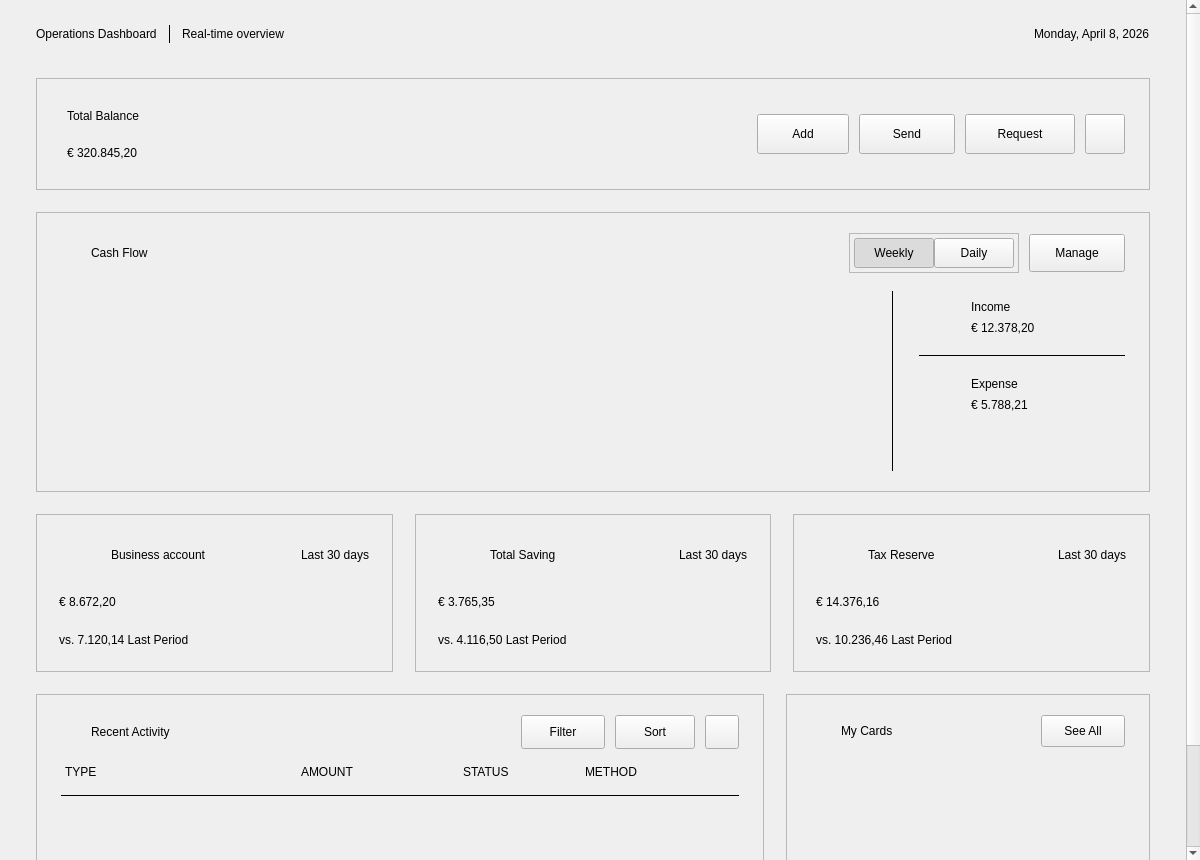
<?xml version='1.0' encoding='utf-8'?>
<ui version="4.0">
 <class>DashboardComponent</class>
 <widget class="QCustomComponent" name="DashboardComponent">
  <property name="geometry">
   <rect><x>0</x><y>0</y><width>1200</width><height>860</height></rect>
  </property>
  <layout class="QVBoxLayout" name="dashOuter">
   <property name="spacing"><number>0</number></property>
   <property name="leftMargin"><number>0</number></property>
   <property name="topMargin"><number>0</number></property>
   <property name="rightMargin"><number>0</number></property>
   <property name="bottomMargin"><number>0</number></property>
   <item>
    <widget class="QScrollArea" name="dashScroll">
     <property name="widgetResizable"><bool>true</bool></property>
     <property name="frameShape"><enum>QFrame::NoFrame</enum></property>
     <property name="horizontalScrollBarPolicy"><enum>Qt::ScrollBarAlwaysOff</enum></property>
     <widget class="QWidget" name="dashScrollContents">
      <property name="geometry"><rect><x>0</x><y>0</y><width>1200</width><height>900</height></rect></property>
      <layout class="QVBoxLayout" name="dashBody">
       <property name="spacing"><number>0</number></property>
       <property name="leftMargin"><number>0</number></property>
       <property name="topMargin"><number>0</number></property>
       <property name="rightMargin"><number>0</number></property>
       <property name="bottomMargin"><number>0</number></property>

       
       <item>
        <widget class="QWidget" name="topBar" native="true">
         <layout class="QHBoxLayout" name="topBarLayout">
          <property name="spacing"><number>12</number></property>
          <property name="leftMargin"><number>36</number></property>
          <property name="topMargin"><number>24</number></property>
          <property name="rightMargin"><number>36</number></property>
          <property name="bottomMargin"><number>16</number></property>
          <item><widget class="QLabel" name="crumbActive"><property name="text"><string>Operations Dashboard</string></property><property name="role" stdset="0"><string>crumbActive</string></property></widget></item>
          <item><widget class="QLabel" name="crumbSep"><property name="minimumSize"><size><width>1</width><height>18</height></size></property><property name="maximumSize"><size><width>1</width><height>18</height></size></property><property name="frameShape"><enum>QFrame::VLine</enum></property><property name="text"><string /></property><property name="role" stdset="0"><string>crumbSep</string></property></widget></item>
          <item><widget class="QLabel" name="crumbHello"><property name="text"><string>Real-time overview</string></property><property name="role" stdset="0"><string>crumbHello</string></property></widget></item>
          <item><spacer name="topBarSpacer"><property name="orientation"><enum>Qt::Horizontal</enum></property><property name="sizeHint" stdset="0"><size><width>40</width><height>20</height></size></property></spacer></item>
          <item><widget class="QLabel" name="clockLabel"><property name="text"><string>Monday, April 8, 2026</string></property><property name="role" stdset="0"><string>clock</string></property></widget></item>
         </layout>
        </widget>
       </item>

       
       <item>
        <widget class="QWidget" name="pageBody" native="true">
         <property name="sizePolicy"><sizepolicy hsizetype="Preferred" vsizetype="Expanding"><horstretch>0</horstretch><verstretch>1</verstretch></sizepolicy></property>
         <property name="role" stdset="0"><string>pageBand</string></property>
         <layout class="QVBoxLayout" name="pageBodyLayout">
          <property name="spacing"><number>22</number></property>
          <property name="leftMargin"><number>36</number></property>
          <property name="topMargin"><number>18</number></property>
          <property name="rightMargin"><number>36</number></property>
          <property name="bottomMargin"><number>34</number></property>

          
          <item>
           <widget class="QFrame" name="banner">
            <property name="minimumSize"><size><width>0</width><height>112</height></size></property>
            <property name="frameShape"><enum>QFrame::StyledPanel</enum></property>
            <property name="role" stdset="0"><string>banner</string></property>
            <layout class="QHBoxLayout" name="bannerLayout">
             <property name="spacing"><number>16</number></property>
             <property name="leftMargin"><number>30</number></property>
             <property name="topMargin"><number>22</number></property>
             <property name="rightMargin"><number>24</number></property>
             <property name="bottomMargin"><number>22</number></property>
             <item>
              <layout class="QVBoxLayout" name="bannerTextCol">
               <property name="spacing"><number>8</number></property>
               <item><widget class="QLabel" name="bannerTitle"><property name="text"><string>Total Balance</string></property><property name="role" stdset="0"><string>bannerTitle</string></property></widget></item>
               <item>
                <layout class="QHBoxLayout" name="bannerValueRow">
                 <property name="spacing"><number>14</number></property>
                 <item><widget class="QLabel" name="bannerValue"><property name="text"><string>€ 320.845,20</string></property><property name="role" stdset="0"><string>bannerValue</string></property></widget></item>
                 <item>
                  <widget class="QWidget" name="bannerDelta" native="true">
                   <layout class="QHBoxLayout" name="bannerDeltaLayout"><property name="spacing"><number>4</number></property><property name="leftMargin"><number>0</number></property><property name="topMargin"><number>0</number></property><property name="rightMargin"><number>0</number></property><property name="bottomMargin"><number>0</number></property></layout>
                  </widget>
                 </item>
                 <item><spacer name="bannerValueSpacer"><property name="orientation"><enum>Qt::Horizontal</enum></property><property name="sizeHint" stdset="0"><size><width>10</width><height>10</height></size></property></spacer></item>
                </layout>
               </item>
              </layout>
             </item>
             <item><spacer name="bannerSpacer"><property name="orientation"><enum>Qt::Horizontal</enum></property><property name="sizeHint" stdset="0"><size><width>40</width><height>20</height></size></property></spacer></item>
             <item>
              <layout class="QHBoxLayout" name="bannerActions">
               <property name="spacing"><number>10</number></property>
               <item><widget class="QPushButton" name="addBtn"><property name="minimumSize"><size><width>92</width><height>40</height></size></property><property name="cursor"><cursorShape>PointingHandCursor</cursorShape></property><property name="text"><string>Add</string></property><property name="role" stdset="0"><string>bannerPrimary</string></property></widget></item>
               <item><widget class="QPushButton" name="sendBtn"><property name="minimumSize"><size><width>96</width><height>40</height></size></property><property name="cursor"><cursorShape>PointingHandCursor</cursorShape></property><property name="text"><string>Send</string></property><property name="role" stdset="0"><string>bannerGhost</string></property></widget></item>
               <item><widget class="QPushButton" name="requestBtn"><property name="minimumSize"><size><width>110</width><height>40</height></size></property><property name="cursor"><cursorShape>PointingHandCursor</cursorShape></property><property name="text"><string>Request</string></property><property name="role" stdset="0"><string>bannerGhost</string></property></widget></item>
               <item><widget class="QPushButton" name="moreBtn"><property name="minimumSize"><size><width>40</width><height>40</height></size></property><property name="maximumSize"><size><width>40</width><height>40</height></size></property><property name="cursor"><cursorShape>PointingHandCursor</cursorShape></property><property name="text"><string /></property><property name="role" stdset="0"><string>bannerGhost</string></property></widget></item>
              </layout>
             </item>
            </layout>
           </widget>
          </item>

          
          <item>
           <widget class="QFrame" name="cashCard">
            <property name="minimumSize"><size><width>0</width><height>280</height></size></property>
            <property name="frameShape"><enum>QFrame::StyledPanel</enum></property>
            <property name="role" stdset="0"><string>card</string></property>
            <layout class="QVBoxLayout" name="cashCardLayout">
             <property name="spacing"><number>18</number></property>
             <property name="leftMargin"><number>24</number></property>
             <property name="topMargin"><number>20</number></property>
             <property name="rightMargin"><number>24</number></property>
             <property name="bottomMargin"><number>20</number></property>
             <item>
              <layout class="QHBoxLayout" name="cashHead">
               <property name="spacing"><number>10</number></property>
               <item><widget class="QLabel" name="cashIcon"><property name="minimumSize"><size><width>20</width><height>20</height></size></property><property name="maximumSize"><size><width>20</width><height>20</height></size></property><property name="text"><string /></property></widget></item>
               <item><widget class="QLabel" name="cashTitle"><property name="text"><string>Cash Flow</string></property><property name="role" stdset="0"><string>panelTitle</string></property></widget></item>
               <item><spacer name="cashHeadSpacer"><property name="orientation"><enum>Qt::Horizontal</enum></property><property name="sizeHint" stdset="0"><size><width>40</width><height>20</height></size></property></spacer></item>
               <item>
                <widget class="QFrame" name="cashSeg">
                 <property name="frameShape"><enum>QFrame::StyledPanel</enum></property>
                 <property name="role" stdset="0"><string>segment</string></property>
                 <layout class="QHBoxLayout" name="cashSegLayout">
                  <property name="spacing"><number>0</number></property>
                  <property name="leftMargin"><number>4</number></property>
                  <property name="topMargin"><number>4</number></property>
                  <property name="rightMargin"><number>4</number></property>
                  <property name="bottomMargin"><number>4</number></property>
                  <item><widget class="QPushButton" name="weeklyBtn"><property name="minimumSize"><size><width>72</width><height>30</height></size></property><property name="cursor"><cursorShape>PointingHandCursor</cursorShape></property><property name="checkable"><bool>true</bool></property><property name="autoExclusive"><bool>true</bool></property><property name="checked"><bool>true</bool></property><property name="text"><string>Weekly</string></property><property name="role" stdset="0"><string>segBtn</string></property></widget></item>
                  <item><widget class="QPushButton" name="dailyBtn"><property name="minimumSize"><size><width>64</width><height>30</height></size></property><property name="cursor"><cursorShape>PointingHandCursor</cursorShape></property><property name="checkable"><bool>true</bool></property><property name="autoExclusive"><bool>true</bool></property><property name="text"><string>Daily</string></property><property name="role" stdset="0"><string>segBtn</string></property></widget></item>
                 </layout>
                </widget>
               </item>
               <item><widget class="QPushButton" name="manageBtn"><property name="minimumSize"><size><width>96</width><height>38</height></size></property><property name="cursor"><cursorShape>PointingHandCursor</cursorShape></property><property name="text"><string>Manage</string></property><property name="role" stdset="0"><string>outline</string></property></widget></item>
              </layout>
             </item>
             <item>
              <layout class="QHBoxLayout" name="cashBody" stretch="1,0,0">
               <property name="spacing"><number>22</number></property>
               <item>
                <widget class="QCustomDivergingBarChart" name="cashChart">
                 <property name="minimumSize"><size><width>0</width><height>200</height></size></property>
                 <property name="barWidth" stdset="0"><number>14</number></property>
                 <property name="cornerRadius" stdset="0"><number>3</number></property>
                 <property name="zeroGap" stdset="0"><number>10</number></property>
                 <property name="axisSuffix" stdset="0"><string>K</string></property>
                </widget>
               </item>
               <item><widget class="QFrame" name="cashDivider"><property name="minimumSize"><size><width>1</width><height>0</height></size></property><property name="maximumSize"><size><width>1</width><height>16777215</height></size></property><property name="frameShape"><enum>QFrame::VLine</enum></property><property name="role" stdset="0"><string>vdivider</string></property></widget></item>
               <item>
                <widget class="QWidget" name="cashSide" native="true">
                 <property name="minimumSize"><size><width>210</width><height>0</height></size></property>
                 <property name="maximumSize"><size><width>230</width><height>16777215</height></size></property>
                 <layout class="QVBoxLayout" name="cashSideLayout">
                  <property name="spacing"><number>18</number></property>
                  <property name="leftMargin"><number>4</number></property>
                  <property name="topMargin"><number>6</number></property>
                  <property name="rightMargin"><number>0</number></property>
                  <property name="bottomMargin"><number>6</number></property>
                  <item>
                   <layout class="QHBoxLayout" name="incHead"><property name="spacing"><number>12</number></property>
                    <item><widget class="QLabel" name="incIcon"><property name="minimumSize"><size><width>40</width><height>40</height></size></property><property name="maximumSize"><size><width>40</width><height>40</height></size></property><property name="alignment"><set>Qt::AlignCenter</set></property><property name="text"><string /></property><property name="role" stdset="0"><string>sideIcon</string></property></widget></item>
                    <item>
                     <layout class="QVBoxLayout" name="incCol"><property name="spacing"><number>3</number></property>
                      <item><widget class="QLabel" name="incLabel"><property name="text"><string>Income</string></property><property name="role" stdset="0"><string>statLabel</string></property></widget></item>
                      <item><widget class="QLabel" name="incValue"><property name="text"><string>€ 12.378,20</string></property><property name="role" stdset="0"><string>sideValue</string></property></widget></item>
                     </layout>
                    </item>
                    <item><spacer name="incSpacer"><property name="orientation"><enum>Qt::Horizontal</enum></property><property name="sizeHint" stdset="0"><size><width>8</width><height>10</height></size></property></spacer></item>
                    <item><widget class="QWidget" name="incDelta" native="true"><layout class="QHBoxLayout" name="incDeltaLayout"><property name="spacing"><number>3</number></property><property name="leftMargin"><number>0</number></property><property name="topMargin"><number>0</number></property><property name="rightMargin"><number>0</number></property><property name="bottomMargin"><number>0</number></property></layout></widget></item>
                   </layout>
                  </item>
                  <item><widget class="QFrame" name="sideDivider"><property name="minimumSize"><size><width>0</width><height>1</height></size></property><property name="maximumSize"><size><width>16777215</width><height>1</height></size></property><property name="frameShape"><enum>QFrame::HLine</enum></property><property name="role" stdset="0"><string>hdivider</string></property></widget></item>
                  <item>
                   <layout class="QHBoxLayout" name="expHead"><property name="spacing"><number>12</number></property>
                    <item><widget class="QLabel" name="expIcon"><property name="minimumSize"><size><width>40</width><height>40</height></size></property><property name="maximumSize"><size><width>40</width><height>40</height></size></property><property name="alignment"><set>Qt::AlignCenter</set></property><property name="text"><string /></property><property name="role" stdset="0"><string>sideIcon</string></property></widget></item>
                    <item>
                     <layout class="QVBoxLayout" name="expCol"><property name="spacing"><number>3</number></property>
                      <item><widget class="QLabel" name="expLabel"><property name="text"><string>Expense</string></property><property name="role" stdset="0"><string>statLabel</string></property></widget></item>
                      <item><widget class="QLabel" name="expValue"><property name="text"><string>€ 5.788,21</string></property><property name="role" stdset="0"><string>sideValue</string></property></widget></item>
                     </layout>
                    </item>
                    <item><spacer name="expSpacer"><property name="orientation"><enum>Qt::Horizontal</enum></property><property name="sizeHint" stdset="0"><size><width>8</width><height>10</height></size></property></spacer></item>
                    <item><widget class="QWidget" name="expDelta" native="true"><layout class="QHBoxLayout" name="expDeltaLayout"><property name="spacing"><number>3</number></property><property name="leftMargin"><number>0</number></property><property name="topMargin"><number>0</number></property><property name="rightMargin"><number>0</number></property><property name="bottomMargin"><number>0</number></property></layout></widget></item>
                   </layout>
                  </item>
                  <item><spacer name="cashSideBottom"><property name="orientation"><enum>Qt::Vertical</enum></property><property name="sizeHint" stdset="0"><size><width>10</width><height>20</height></size></property></spacer></item>
                 </layout>
                </widget>
               </item>
              </layout>
             </item>
            </layout>
           </widget>
          </item>

          
          <item>
           <layout class="QHBoxLayout" name="kpiRow">
            <property name="spacing"><number>22</number></property>
            <item>
             <widget class="QFrame" name="kpiCard0">
              <property name="minimumSize"><size><width>0</width><height>158</height></size></property>
              <property name="frameShape"><enum>QFrame::StyledPanel</enum></property>
              <property name="role" stdset="0"><string>card</string></property>
              <layout class="QVBoxLayout" name="kpi0Layout"><property name="spacing"><number>16</number></property><property name="leftMargin"><number>22</number></property><property name="topMargin"><number>20</number></property><property name="rightMargin"><number>22</number></property><property name="bottomMargin"><number>20</number></property>
               <item>
                <layout class="QHBoxLayout" name="kpi0Head"><property name="spacing"><number>12</number></property>
                 <item><widget class="QLabel" name="kpiIcon0"><property name="minimumSize"><size><width>40</width><height>40</height></size></property><property name="maximumSize"><size><width>40</width><height>40</height></size></property><property name="alignment"><set>Qt::AlignCenter</set></property><property name="text"><string /></property><property name="role" stdset="0"><string>sideIcon</string></property></widget></item>
                 <item><widget class="QLabel" name="kpiTitle0"><property name="text"><string>Business account</string></property><property name="role" stdset="0"><string>kpiTitle</string></property></widget></item>
                 <item><spacer name="kpi0Sp"><property name="orientation"><enum>Qt::Horizontal</enum></property><property name="sizeHint" stdset="0"><size><width>20</width><height>10</height></size></property></spacer></item>
                 <item><widget class="QLabel" name="kpiPeriod0"><property name="text"><string>Last 30 days</string></property><property name="role" stdset="0"><string>kpiPeriod</string></property></widget></item>
                </layout>
               </item>
               <item>
                <layout class="QHBoxLayout" name="kpi0ValRow"><property name="spacing"><number>12</number></property>
                 <item><widget class="QLabel" name="kpiValue0"><property name="text"><string>€ 8.672,20</string></property><property name="role" stdset="0"><string>kpiValue</string></property></widget></item>
                 <item><widget class="QWidget" name="kpiDelta0" native="true"><layout class="QHBoxLayout" name="kpiDelta0Layout"><property name="spacing"><number>3</number></property><property name="leftMargin"><number>0</number></property><property name="topMargin"><number>0</number></property><property name="rightMargin"><number>0</number></property><property name="bottomMargin"><number>0</number></property></layout></widget></item>
                 <item><spacer name="kpi0ValSp"><property name="orientation"><enum>Qt::Horizontal</enum></property><property name="sizeHint" stdset="0"><size><width>10</width><height>10</height></size></property></spacer></item>
                </layout>
               </item>
               <item><widget class="QLabel" name="kpiSub0"><property name="text"><string>vs. 7.120,14 Last Period</string></property><property name="role" stdset="0"><string>kpiSub</string></property></widget></item>
              </layout>
             </widget>
            </item>
            <item>
             <widget class="QFrame" name="kpiCard1">
              <property name="minimumSize"><size><width>0</width><height>158</height></size></property>
              <property name="frameShape"><enum>QFrame::StyledPanel</enum></property>
              <property name="role" stdset="0"><string>card</string></property>
              <layout class="QVBoxLayout" name="kpi1Layout"><property name="spacing"><number>16</number></property><property name="leftMargin"><number>22</number></property><property name="topMargin"><number>20</number></property><property name="rightMargin"><number>22</number></property><property name="bottomMargin"><number>20</number></property>
               <item>
                <layout class="QHBoxLayout" name="kpi1Head"><property name="spacing"><number>12</number></property>
                 <item><widget class="QLabel" name="kpiIcon1"><property name="minimumSize"><size><width>40</width><height>40</height></size></property><property name="maximumSize"><size><width>40</width><height>40</height></size></property><property name="alignment"><set>Qt::AlignCenter</set></property><property name="text"><string /></property><property name="role" stdset="0"><string>sideIcon</string></property></widget></item>
                 <item><widget class="QLabel" name="kpiTitle1"><property name="text"><string>Total Saving</string></property><property name="role" stdset="0"><string>kpiTitle</string></property></widget></item>
                 <item><spacer name="kpi1Sp"><property name="orientation"><enum>Qt::Horizontal</enum></property><property name="sizeHint" stdset="0"><size><width>20</width><height>10</height></size></property></spacer></item>
                 <item><widget class="QLabel" name="kpiPeriod1"><property name="text"><string>Last 30 days</string></property><property name="role" stdset="0"><string>kpiPeriod</string></property></widget></item>
                </layout>
               </item>
               <item>
                <layout class="QHBoxLayout" name="kpi1ValRow"><property name="spacing"><number>12</number></property>
                 <item><widget class="QLabel" name="kpiValue1"><property name="text"><string>€ 3.765,35</string></property><property name="role" stdset="0"><string>kpiValue</string></property></widget></item>
                 <item><widget class="QWidget" name="kpiDelta1" native="true"><layout class="QHBoxLayout" name="kpiDelta1Layout"><property name="spacing"><number>3</number></property><property name="leftMargin"><number>0</number></property><property name="topMargin"><number>0</number></property><property name="rightMargin"><number>0</number></property><property name="bottomMargin"><number>0</number></property></layout></widget></item>
                 <item><spacer name="kpi1ValSp"><property name="orientation"><enum>Qt::Horizontal</enum></property><property name="sizeHint" stdset="0"><size><width>10</width><height>10</height></size></property></spacer></item>
                </layout>
               </item>
               <item><widget class="QLabel" name="kpiSub1"><property name="text"><string>vs. 4.116,50 Last Period</string></property><property name="role" stdset="0"><string>kpiSub</string></property></widget></item>
              </layout>
             </widget>
            </item>
            <item>
             <widget class="QFrame" name="kpiCard2">
              <property name="minimumSize"><size><width>0</width><height>158</height></size></property>
              <property name="frameShape"><enum>QFrame::StyledPanel</enum></property>
              <property name="role" stdset="0"><string>card</string></property>
              <layout class="QVBoxLayout" name="kpi2Layout"><property name="spacing"><number>16</number></property><property name="leftMargin"><number>22</number></property><property name="topMargin"><number>20</number></property><property name="rightMargin"><number>22</number></property><property name="bottomMargin"><number>20</number></property>
               <item>
                <layout class="QHBoxLayout" name="kpi2Head"><property name="spacing"><number>12</number></property>
                 <item><widget class="QLabel" name="kpiIcon2"><property name="minimumSize"><size><width>40</width><height>40</height></size></property><property name="maximumSize"><size><width>40</width><height>40</height></size></property><property name="alignment"><set>Qt::AlignCenter</set></property><property name="text"><string /></property><property name="role" stdset="0"><string>sideIcon</string></property></widget></item>
                 <item><widget class="QLabel" name="kpiTitle2"><property name="text"><string>Tax Reserve</string></property><property name="role" stdset="0"><string>kpiTitle</string></property></widget></item>
                 <item><spacer name="kpi2Sp"><property name="orientation"><enum>Qt::Horizontal</enum></property><property name="sizeHint" stdset="0"><size><width>20</width><height>10</height></size></property></spacer></item>
                 <item><widget class="QLabel" name="kpiPeriod2"><property name="text"><string>Last 30 days</string></property><property name="role" stdset="0"><string>kpiPeriod</string></property></widget></item>
                </layout>
               </item>
               <item>
                <layout class="QHBoxLayout" name="kpi2ValRow"><property name="spacing"><number>12</number></property>
                 <item><widget class="QLabel" name="kpiValue2"><property name="text"><string>€ 14.376,16</string></property><property name="role" stdset="0"><string>kpiValue</string></property></widget></item>
                 <item><widget class="QWidget" name="kpiDelta2" native="true"><layout class="QHBoxLayout" name="kpiDelta2Layout"><property name="spacing"><number>3</number></property><property name="leftMargin"><number>0</number></property><property name="topMargin"><number>0</number></property><property name="rightMargin"><number>0</number></property><property name="bottomMargin"><number>0</number></property></layout></widget></item>
                 <item><spacer name="kpi2ValSp"><property name="orientation"><enum>Qt::Horizontal</enum></property><property name="sizeHint" stdset="0"><size><width>10</width><height>10</height></size></property></spacer></item>
                </layout>
               </item>
               <item><widget class="QLabel" name="kpiSub2"><property name="text"><string>vs. 10.236,46 Last Period</string></property><property name="role" stdset="0"><string>kpiSub</string></property></widget></item>
              </layout>
             </widget>
            </item>
           </layout>
          </item>

          
          <item>
           <layout class="QHBoxLayout" name="bottomRow" stretch="2,1">
            <property name="spacing"><number>22</number></property>
            
            <item>
             <widget class="QFrame" name="activityCard">
              <property name="minimumSize"><size><width>0</width><height>250</height></size></property>
              <property name="frameShape"><enum>QFrame::StyledPanel</enum></property>
              <property name="role" stdset="0"><string>card</string></property>
              <layout class="QVBoxLayout" name="activityLayout"><property name="spacing"><number>14</number></property><property name="leftMargin"><number>24</number></property><property name="topMargin"><number>20</number></property><property name="rightMargin"><number>24</number></property><property name="bottomMargin"><number>20</number></property>
               <item>
                <layout class="QHBoxLayout" name="activityHead"><property name="spacing"><number>10</number></property>
                 <item><widget class="QLabel" name="activityIcon"><property name="minimumSize"><size><width>20</width><height>20</height></size></property><property name="maximumSize"><size><width>20</width><height>20</height></size></property><property name="text"><string /></property></widget></item>
                 <item><widget class="QLabel" name="activityTitle"><property name="text"><string>Recent Activity</string></property><property name="role" stdset="0"><string>panelTitle</string></property></widget></item>
                 <item><spacer name="activityHeadSp"><property name="orientation"><enum>Qt::Horizontal</enum></property><property name="sizeHint" stdset="0"><size><width>40</width><height>20</height></size></property></spacer></item>
                 <item><widget class="QPushButton" name="filterBtn"><property name="minimumSize"><size><width>84</width><height>34</height></size></property><property name="cursor"><cursorShape>PointingHandCursor</cursorShape></property><property name="text"><string>Filter</string></property><property name="role" stdset="0"><string>outline</string></property></widget></item>
                 <item><widget class="QPushButton" name="sortBtn"><property name="minimumSize"><size><width>78</width><height>34</height></size></property><property name="cursor"><cursorShape>PointingHandCursor</cursorShape></property><property name="text"><string>Sort</string></property><property name="role" stdset="0"><string>outline</string></property></widget></item>
                 <item><widget class="QPushButton" name="activityMore"><property name="minimumSize"><size><width>34</width><height>34</height></size></property><property name="maximumSize"><size><width>34</width><height>34</height></size></property><property name="cursor"><cursorShape>PointingHandCursor</cursorShape></property><property name="text"><string /></property><property name="role" stdset="0"><string>outline</string></property></widget></item>
                </layout>
               </item>
               
               <item>
                <widget class="QWidget" name="tableHeader" native="true">
                 <layout class="QHBoxLayout" name="tableHeaderLayout"><property name="spacing"><number>12</number></property><property name="leftMargin"><number>4</number></property><property name="topMargin"><number>2</number></property><property name="rightMargin"><number>4</number></property><property name="bottomMargin"><number>2</number></property>
                  <item><widget class="QLabel" name="colType"><property name="text"><string>TYPE</string></property><property name="role" stdset="0"><string>colHead</string></property></widget></item>
                  <item><spacer name="colSp1"><property name="orientation"><enum>Qt::Horizontal</enum></property><property name="sizeHint" stdset="0"><size><width>40</width><height>10</height></size></property></spacer></item>
                  <item><widget class="QLabel" name="colAmount"><property name="minimumSize"><size><width>150</width><height>0</height></size></property><property name="text"><string>AMOUNT</string></property><property name="role" stdset="0"><string>colHead</string></property></widget></item>
                  <item><widget class="QLabel" name="colStatus"><property name="minimumSize"><size><width>110</width><height>0</height></size></property><property name="text"><string>STATUS</string></property><property name="role" stdset="0"><string>colHead</string></property></widget></item>
                  <item><widget class="QLabel" name="colMethod"><property name="minimumSize"><size><width>150</width><height>0</height></size></property><property name="text"><string>METHOD</string></property><property name="role" stdset="0"><string>colHead</string></property></widget></item>
                 </layout>
                </widget>
               </item>
               <item><widget class="QFrame" name="tableRule"><property name="minimumSize"><size><width>0</width><height>1</height></size></property><property name="maximumSize"><size><width>16777215</width><height>1</height></size></property><property name="frameShape"><enum>QFrame::HLine</enum></property><property name="role" stdset="0"><string>hdivider</string></property></widget></item>
               
               <item>
                <widget class="QWidget" name="activityBody" native="true">
                 <layout class="QVBoxLayout" name="activityBodyLayout"><property name="spacing"><number>6</number></property><property name="leftMargin"><number>0</number></property><property name="topMargin"><number>2</number></property><property name="rightMargin"><number>0</number></property><property name="bottomMargin"><number>0</number></property></layout>
                </widget>
               </item>
               <item><spacer name="activityBottom"><property name="orientation"><enum>Qt::Vertical</enum></property><property name="sizeHint" stdset="0"><size><width>10</width><height>10</height></size></property></spacer></item>
              </layout>
             </widget>
            </item>
            
            <item>
             <widget class="QFrame" name="cardsCard">
              <property name="minimumSize"><size><width>0</width><height>250</height></size></property>
              <property name="frameShape"><enum>QFrame::StyledPanel</enum></property>
              <property name="role" stdset="0"><string>card</string></property>
              <layout class="QVBoxLayout" name="cardsCardLayout"><property name="spacing"><number>16</number></property><property name="leftMargin"><number>24</number></property><property name="topMargin"><number>20</number></property><property name="rightMargin"><number>24</number></property><property name="bottomMargin"><number>20</number></property>
               <item>
                <layout class="QHBoxLayout" name="cardsHead"><property name="spacing"><number>10</number></property>
                 <item><widget class="QLabel" name="cardsIcon"><property name="minimumSize"><size><width>20</width><height>20</height></size></property><property name="maximumSize"><size><width>20</width><height>20</height></size></property><property name="text"><string /></property></widget></item>
                 <item><widget class="QLabel" name="cardsTitle"><property name="text"><string>My Cards</string></property><property name="role" stdset="0"><string>panelTitle</string></property></widget></item>
                 <item><spacer name="cardsHeadSp"><property name="orientation"><enum>Qt::Horizontal</enum></property><property name="sizeHint" stdset="0"><size><width>40</width><height>20</height></size></property></spacer></item>
                 <item><widget class="QPushButton" name="seeAllBtn"><property name="minimumSize"><size><width>84</width><height>32</height></size></property><property name="cursor"><cursorShape>PointingHandCursor</cursorShape></property><property name="text"><string>See All</string></property><property name="role" stdset="0"><string>outline</string></property></widget></item>
                </layout>
               </item>
               <item>
                <widget class="QCustomCardStack" name="cardStack">
                 <property name="minimumSize"><size><width>0</width><height>205</height></size></property>
                 <property name="cardHeight" stdset="0"><number>158</number></property>
                 <property name="cardPeek" stdset="0"><number>20</number></property>
                 <property name="xInset" stdset="0"><number>14</number></property>
                 <property name="maxVisible" stdset="0"><number>3</number></property>
                </widget>
               </item>
               <item><spacer name="cardsBottom"><property name="orientation"><enum>Qt::Vertical</enum></property><property name="sizeHint" stdset="0"><size><width>10</width><height>10</height></size></property></spacer></item>
              </layout>
             </widget>
            </item>
           </layout>
          </item>

         </layout>
        </widget>
       </item>
      </layout>
     </widget>
    </widget>
   </item>
  </layout>
 </widget>
 <customwidgets>
  <customwidget>
   <class>QCustomComponent</class>
   <extends>QWidget</extends>
   <header>Custom_Widgets.QCustomComponent</header>
   <container>1</container>
  </customwidget>
  <customwidget>
   <class>QCustomDivergingBarChart</class>
   <extends>QWidget</extends>
   <header>Custom_Widgets.QCustomDivergingBarChart</header>
  </customwidget>
  <customwidget>
   <class>QCustomCardStack</class>
   <extends>QWidget</extends>
   <header>Custom_Widgets.QCustomCardStack</header>
   <container>1</container>
  </customwidget>
 <customwidget><class>QPushButton</class><extends>QPushButton</extends><header location="global">Custom_Widgets.Theme.h</header><container>1</container></customwidget><customwidget><class>QLabel</class><extends>QLabel</extends><header location="global">Custom_Widgets.Theme.h</header><container>1</container></customwidget></customwidgets>
 <connections />
</ui>
